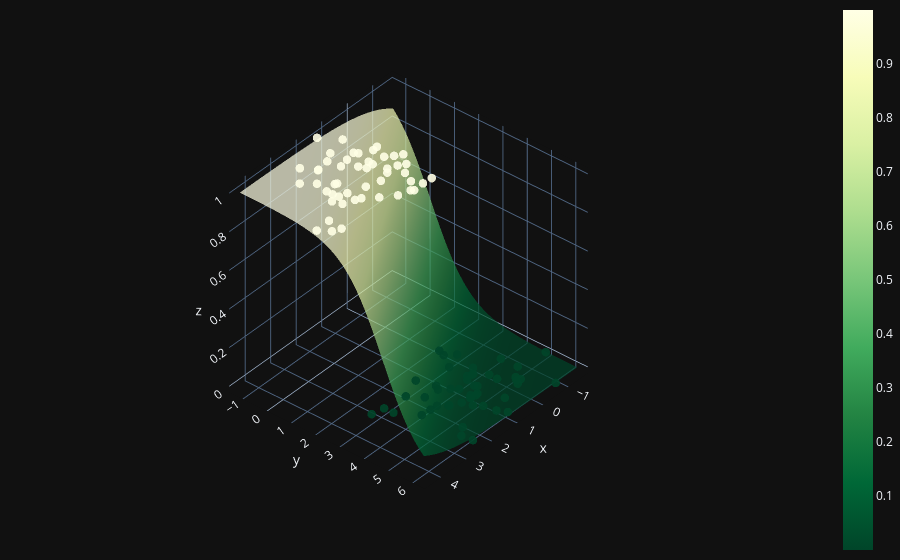

Notebook code cell kept with this figure:
### Code cell
X0 = np.linspace(X[:, 0].min(), X[:, 0].max(), 100)
X1 = np.linspace(X[:, 1].min(), X[:, 1].max(), 100)
xx0, xx1 = np.meshgrid(X0, X1)
Z = W[0] * xx0 + W[1] * xx1 + b
A = 1 / (1 + np.exp(-Z))

fig = (go.Figure(data=[go.Surface(z=A, x=xx0, y=xx1, colorscale='YlGn', opacity = 0.7, reversescale=True)]))

fig.add_scatter3d(x=X[:, 0].flatten(), y=X[:, 1].flatten(), z=y.flatten(), mode='markers', marker=dict(size=5, color=y.flatten(), colorscale='YlGn', opacity = 0.9, reversescale=True))


fig.update_layout(template= "plotly_dark", margin=dict(l=0, r=0, b=0, t=0))
fig.layout.scene.camera.projection.type = "orthographic"
fig.show()

### Figure 1 — Plotly figure (JSON) as saved in the notebook; plotly's stock layout.template omitted (floating-point values rounded to 4 significant figures; data arrays with more than 128 entries replaced by an {"elided": "..."} marker saying what was removed)
{"data": [{"colorscale": [[0, "rgb(255,255,229)"], [0.125, "rgb(247,252,185)"], [0.25, "rgb(217,240,163)"], [0.375, "rgb(173,221,142)"], [0.5, "rgb(120,198,121)"], [0.625, "rgb(65,171,93)"], [0.75, "rgb(35,132,67)"], [0.875, "rgb(0,104,55)"], [1, "rgb(0,69,41)"]], "opacity": 0.7, "reversescale": true, "type": "surface", "x": {"elided": "100x100 float values"}, "y": {"elided": "100x100 float values"}, "z": {"elided": "100x100 float values"}}, {"marker": {"color": [1, 1, 0, 0, 1, 0, 0, 1, 0, 1, 0, 1, 0, 0, 1, 1, 1, 0, 1, 1, 0, 0, 1, 0, 1, 0, 1, 0, 0, 1, 1, 0, 1, 1, 1, 0, 1, 1, 0, 1, 0, 0, 0, 0, 1, 1, 1, 1, 0, 0, 1, 1, 0, 0, 0, 0, 0, 1, 1, 1, 1, 0, 0, 1, 0, 1, 0, 0, 1, 0, 0, 1, 1, 0, 0, 0, 1, 1, 0, 0, 1, 0, 0, 0, 0, 0, 1, 0, 1, 1, 1, 1, 1, 1, 0, 0, 1, 1, 0, 1], "colorscale": [[0, "rgb(255,255,229)"], [0.125, "rgb(247,252,185)"], [0.25, "rgb(217,240,163)"], [0.375, "rgb(173,221,142)"], [0.5, "rgb(120,198,121)"], [0.625, "rgb(65,171,93)"], [0.75, "rgb(35,132,67)"], [0.875, "rgb(0,104,55)"], [1, "rgb(0,69,41)"]], "opacity": 0.9, "reversescale": true, "size": 5}, "mode": "markers", "type": "scatter3d", "x": [4.219, 0.9078, -0.2765, 0.08848, 3.243, 1.442, 1.022, 3.978, 0.5889, 1.252, 0.6284, 1.686, 1.185, 0.06897, 1.787, 4.438, 3.182, 0.3038, 0.7394, 1.285, 1.131, 0.6647, 1.316, -0.1889, 2.579, 0.8731, 1.311, 0.9868, 1.42, 2.354, 2.432, 1.043, 0.9509, 2.451, 1.62, 2.155, 1.381, 1.987, 2.116, 0.564, -0.07228, 2.509, -0.73, 1.379, 0.8821, 2.222, 2.016, 1.701, -0.6539, 0.5731, 1.957, 0.7624, 2.465, 1.333, 3.246, 1.103, 2.859, 1.6, 2.976, 2.68, 1.419, 1.926, -0.09448, 2.728, 1.12, 1.557, 0.1055, 2.844, 3.155, 1.841, 1.289, 1.642, 3.923, 1.705, 0.1631, 0.3419, 1.021, 2.669, 0.4666, 0.9481, 1.194, 1.154, -0.2942, 1.737, 0.4655, 0.0808, 3.003, 2.207, 1.361, 2.632, 2.827, 2.912, 1.142, 1.055, 2.47, -1.577, 1.412, 3.005, -0.6376, 0.8298], "y": [2.234, 0.4598, 5.081, 2.323, 1.215, 2.768, 4.117, 2.378, 4.001, 0.2081, 4.46, 0.6583, 5.28, 4.356, 1.7, 1.842, -0.1823, 3.944, 0.4361, 1.437, 4.682, 4.36, 2.441, 5.205, 0.7261, 4.714, 0.07123, 6.09, 4.637, 2.224, -0.2017, 4.606, 0.9498, -0.1954, 2.747, 4.124, 0.9295, 2.611, 3.069, 1.337, 2.884, 5.773, 6.255, 3.619, 2.841, 1.533, -0.2704, -0.4773, 4.767, 5.526, 0.2342, 1.165, 6.2, 5.01, 2.849, 4.706, 2.956, 0.9151, 1.216, -0.7044, 1.574, 4.152, 5.358, 1.305, 5.758, 2.827, 3.725, 3.327, 1.553, 3.562, 3.45, 0.1502, 1.804, 4.433, 2.578, 3.941, 1.579, 1.82, 3.866, 4.732, 2.808, 3.902, 5.273, 4.425, 3.123, 4.691, 0.7427, 5.506, 0.748, 0.6894, 1.721, 0.2466, 2.015, -0.6471, 4.099, 4.957, -1.326, 0.9852, 4.091, 1.742], "z": [1, 1, 0, 0, 1, 0, 0, 1, 0, 1, 0, 1, 0, 0, 1, 1, 1, 0, 1, 1, 0, 0, 1, 0, 1, 0, 1, 0, 0, 1, 1, 0, 1, 1, 1, 0, 1, 1, 0, 1, 0, 0, 0, 0, 1, 1, 1, 1, 0, 0, 1, 1, 0, 0, 0, 0, 0, 1, 1, 1, 1, 0, 0, 1, 0, 1, 0, 0, 1, 0, 0, 1, 1, 0, 0, 0, 1, 1, 0, 0, 1, 0, 0, 0, 0, 0, 1, 0, 1, 1, 1, 1, 1, 1, 0, 0, 1, 1, 0, 1]}], "layout": {"autosize": true, "margin": {"b": 0, "l": 0, "r": 0, "t": 0}, "scene": {"aspectmode": "manual", "aspectratio": {"x": 0.9091, "y": 0.9091, "z": 0.9091}, "camera": {"center": {"x": 0, "y": 0, "z": 0}, "eye": {"x": 1.341, "y": 1.117, "z": 1.281}, "projection": {"type": "orthographic"}, "up": {"x": 0, "y": 0, "z": 1}}}}}
